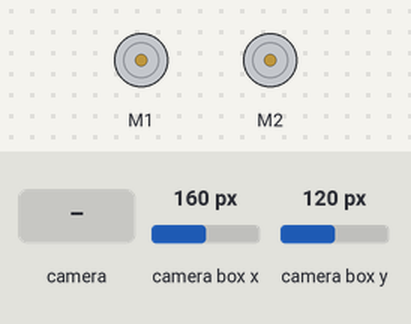
Simulated run of this program. Board: BBC micro:bit (MakeCode). Shown: 2 × DC motor (green arrow = forward, orange = backward, longer = faster). The test bench sets the inputs (shaded band); at power-on: camera box x 160 px, camera box y 120 px.

Above: at 1.2 s.
1.3 s: the camera recognises learned object ID1 for 2 s
At 2.6 s:
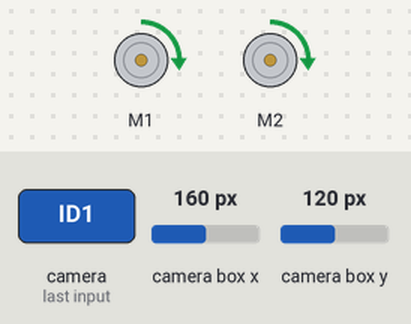
Timing chart, 0 to 4.9 s (numbered marks = the images above; inputs shaded):
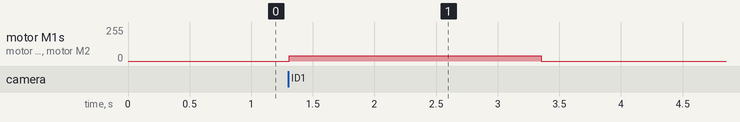

The program:

main.ts
```typescript
let y_p = 0
let x_p = 0
huskylens.initI2c()
huskylens.initMode(protocolAlgorithm.ALGORITHM_OBJECT_RECOGNITION)
basic.forever(function () {
    huskylens.request()
    if (huskylens.isAppear(1, HUSKYLENSResultType_t.HUSKYLENSResultBlock)) {
        x_p = huskylens.readeBox(1, Content1.xCenter)
        y_p = huskylens.readeBox(1, Content1.yCenter)
        if (x_p <= 64) {
            maqueen.motorRun(maqueen.Motors.M1, maqueen.Dir.CW, 20)
            maqueen.motorRun(maqueen.Motors.M2, maqueen.Dir.CW, 40)
        } else if (64 < x_p && x_p <= 128) {
            maqueen.motorRun(maqueen.Motors.M1, maqueen.Dir.CW, 30)
            maqueen.motorRun(maqueen.Motors.M2, maqueen.Dir.CW, 40)
        } else if (128 < x_p && x_p <= 192) {
            maqueen.motorRun(maqueen.Motors.M1, maqueen.Dir.CW, 40)
            maqueen.motorRun(maqueen.Motors.M2, maqueen.Dir.CW, 40)
        } else if (192 < x_p && x_p <= 256) {
            maqueen.motorRun(maqueen.Motors.M1, maqueen.Dir.CW, 40)
            maqueen.motorRun(maqueen.Motors.M2, maqueen.Dir.CW, 30)
        } else if (256 < x_p) {
            maqueen.motorRun(maqueen.Motors.M1, maqueen.Dir.CW, 40)
            maqueen.motorRun(maqueen.Motors.M2, maqueen.Dir.CW, 30)
        }
        basic.pause(1000)
    } else {
        maqueen.motorStop(maqueen.Motors.All)
    }
})
```

test.ts
```typescript
// 테스트는 여기로 이동합니다; 이 패키지가 확장으로 사용될 때 컴파일되지 않을 것 입니다.
```

Measured:
- after the input at 1.3 s, motor M1, motor M2: stopped → forward 40/255 at once, → stopped 2.0 s later
